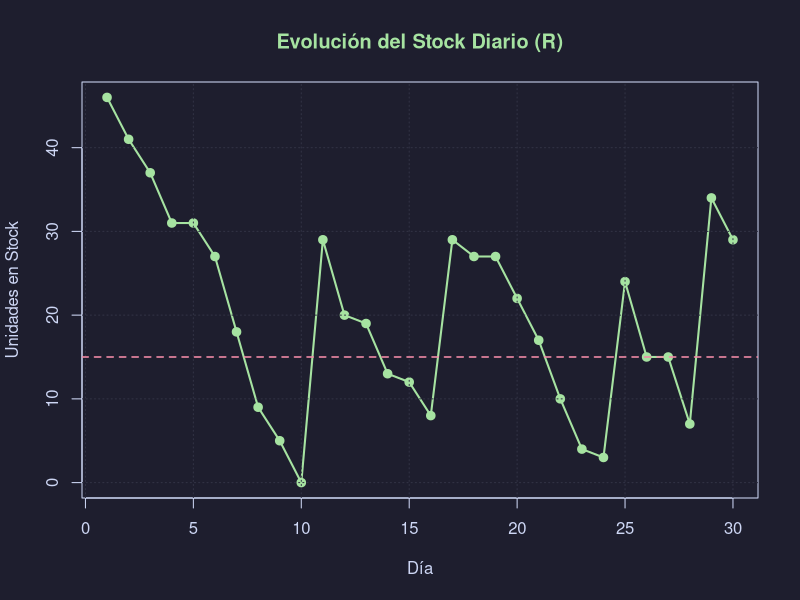

Source code (R):
simular_inventario <- function(inicial, reorden, pedido, dias) {
  niveles <- numeric(dias)
  stock <- inicial
  dias_entrega <- -1
  
  for (d in 1:dias) {
    if (dias_entrega == 0) {
      stock <- stock + pedido
      dias_entrega <- -1
    } else if (dias_entrega > 0) {
      dias_entrega <- dias_entrega - 1
    }
    
    demanda <- sample(0:9, 1)
    stock <- max(0, stock - demanda)
    
    if (stock <= reorden && dias_entrega == -1) {
      dias_entrega <- 2
    }
    
    niveles[d] <- stock
  }
  
  return(niveles)
}

ejecutar_ejercicio2 <- function(inicial = 50, reorden = 15, pedido = 30, dias = 30) {
  niveles <- simular_inventario(inicial, reorden, pedido, dias)
  
  cat("=== RESUMEN CONTROL DE INVENTARIO (R) ===\n")
  cat(sprintf("Días simulados: %d\n", dias))
  cat(sprintf("Stock mínimo registrado: %d unidades\n", min(niveles)))
  cat(sprintf("Stock máximo registrado: %d unidades\n", max(niveles)))
  cat(sprintf("Stock promedio: %.1f unidades\n\n", mean(niveles)))
  
  cat("--- DETALLE PRIMEROS 15 DÍAS ---\n")
  for (i in 1:min(15, dias)) {
    cat(sprintf("Día %d: %d unidades\n", i, niveles[i]))
  }
  
  par(bg = "#1e1e2e", fg = "#cdd6f4", col.axis = "#cdd6f4", col.lab = "#cdd6f4", col.main = "#a6e3a1")
  
  plot(
    1:dias, niveles,
    type = "o",
    col = "#a6e3a1",
    pch = 19,
    lwd = 2,
    main = "Evolución del Stock Diario (R)",
    xlab = "Día",
    ylab = "Unidades en Stock"
  )
  grid(nx = NULL, ny = NULL, col = "#313244", lty = "dotted")
  abline(h = reorden, col = "#f38ba8", lty = 2, lwd = 1.5)
}

ejecutar_ejercicio2(inicial = 50, reorden = 15, pedido = 30, dias = 30)
